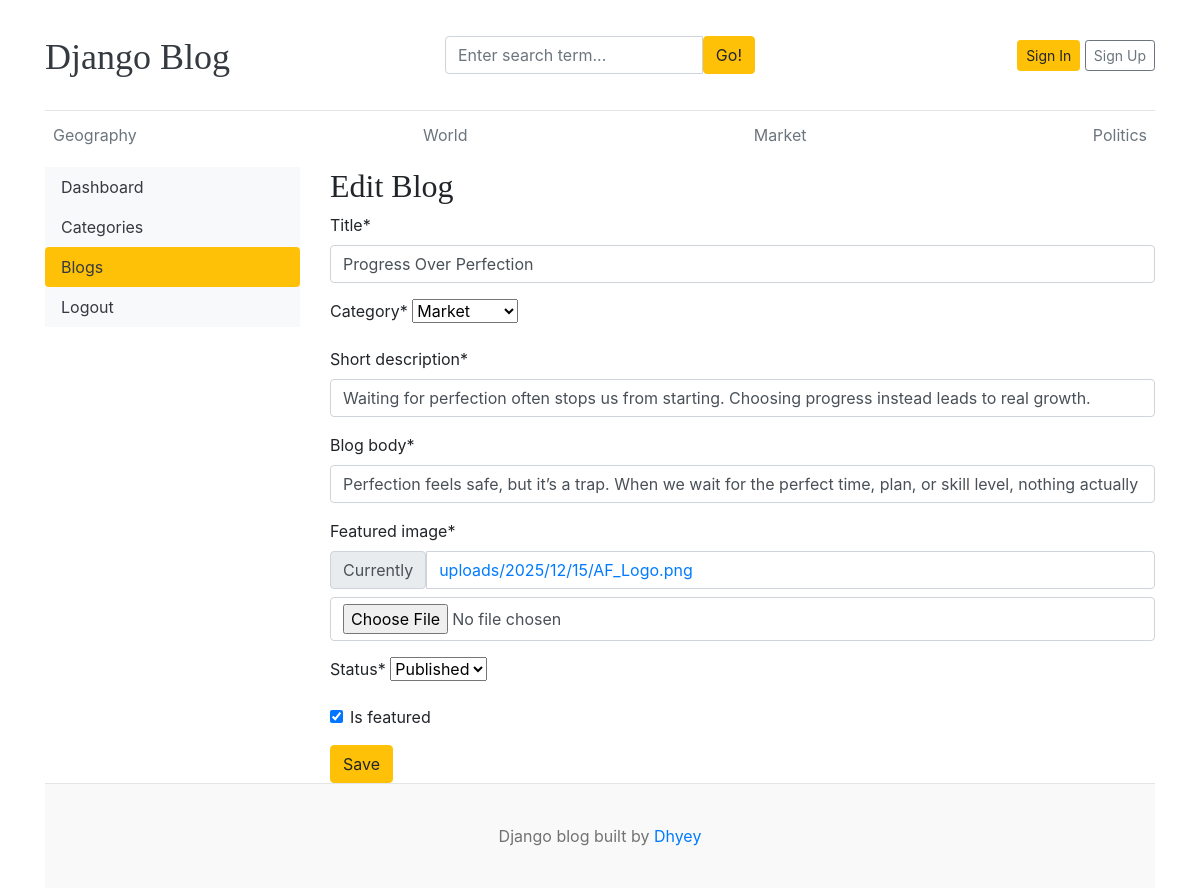
Page /dashboard/blogs/edit/9 on the earlier database version.
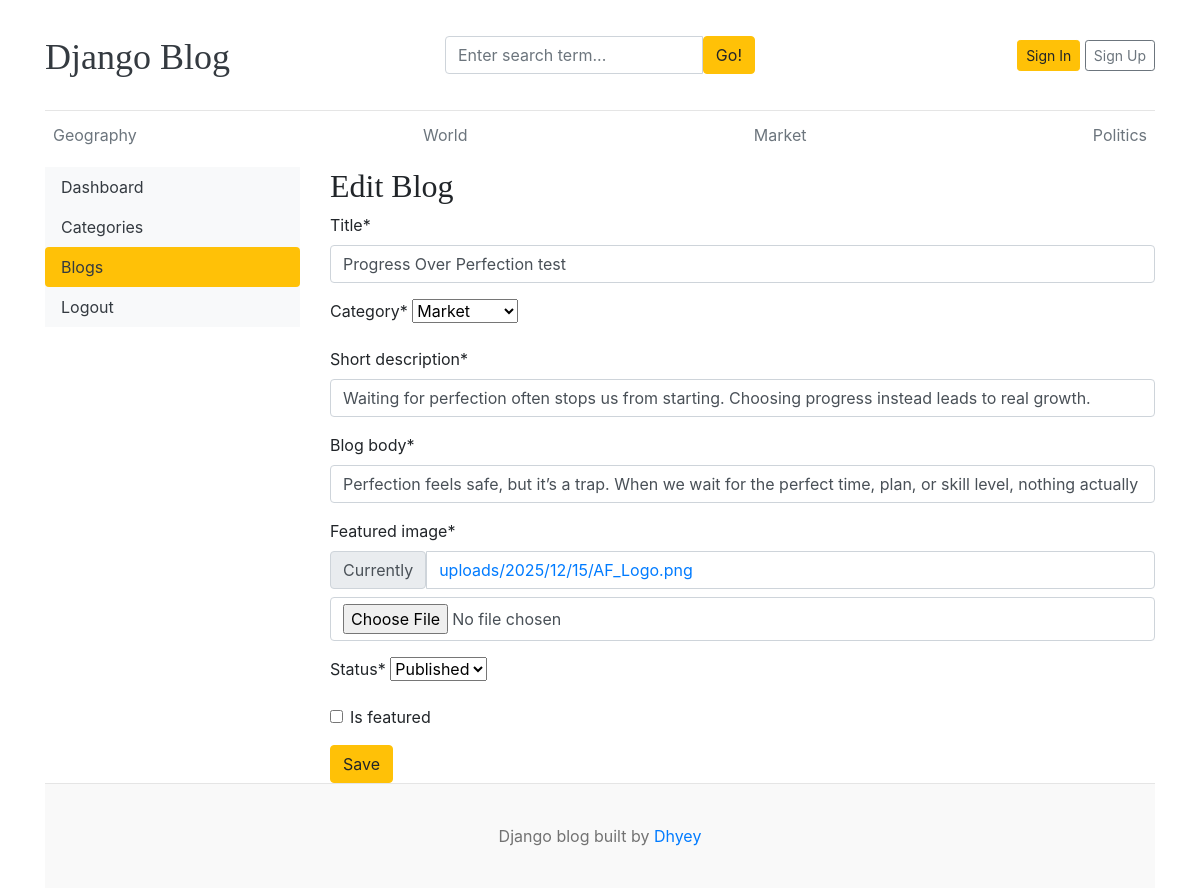
Same page on the later database version.
### blogs/models.py (models this page shows, shortened)
class Blog(models.Model):
    title=models.CharField(max_length=100)
    slug=models.SlugField(max_length=150,unique=True,blank=True)
    category=models.ForeignKey(Category,on_delete=models.CASCADE)
    author=models.ForeignKey(User,on_delete=models.CASCADE)
    featured_image =models.ImageField(upload_to='uploads/%Y/%m/%d')
    short_description=models.CharField(max_length=500)
    blog_body=models.CharField(max_length=2000)
    status=models.CharField(max_length=50,choices=STATUS_CHOICES,default='Draft')
    is_featured=models.BooleanField(default=False)
    created_at=models.DateTimeField(auto_now_add=True)
    updated_at=models.DateTimeField(auto_now=True)

### dashboards/views.py (the view, shortened to what this page needs)
# urls.py: path('blogs/edit/<int:pk>',views.edit_blog,name='edit_blog'),
def edit_blog(request,pk):
    blog=get_object_or_404(Blog,pk=pk)
    form=BlogPostForm(instance=blog)
    data={
    'form':form,
    'blog':blog
    }
    return render(request,'dashboard/edit_blog.html',data)

### dashboards/forms.py
class BlogPostForm(forms.ModelForm):
    class Meta:
        model=Blog
        fields=('title','category','short_description','blog_body','featured_image','status','is_featured')

### blogs/context_processors.py (called while the page is built)
def get_categories(request):
    categories=Category.objects.all()
    return dict(categories=categories)

def get_social_links(request):
    social_links=SocialLink.objects.all()
    return dict(social_links=social_links)

### blogs/models.py (called while the page is built)
    def __str__(self):
        return self.category_name

### templates/dashboard/edit_blog.html (shortened to what this page needs)
{% extends "base.html" %}
{% block content %}
{% load crispy_forms_tags %}
<div class="row">
    {% include "dashboard/sidebar.html" %}
    <div class="col-md-9">
        <h2>Edit Blog</h2>
            <form action="{% url "edit_blog" blog.id %}" method="post" enctype="multipart/form-data">
                {{form | crispy}}
                <button class='btn btn-warning' type="submit">Save</button>
            </form>
    </div>
</div>
{% endblock  %}

Differences in the rows shown:
changed Blog "Market": title "Progress Over Perfection" → "Progress Over Perfection test"; is_featured "☑" → "☐"
